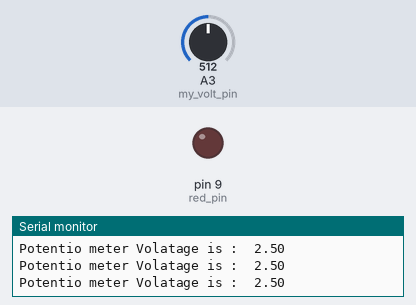
Simulated run of this sketch. Board: Arduino Uno, built with avr-gcc and run on an emulated ATmega328P. Parts: output pins drawn as LEDs (lit = HIGH), the last lines printed to the serial monitor. The test bench sets the inputs (shaded band); at power-on: A3 (my_volt_pin) = 512.

Above: at 1.2 s.
1.3 s: A3 (my_volt_pin) set to 809
2.8 s: A3 (my_volt_pin) set to 834
At 3.5 s:
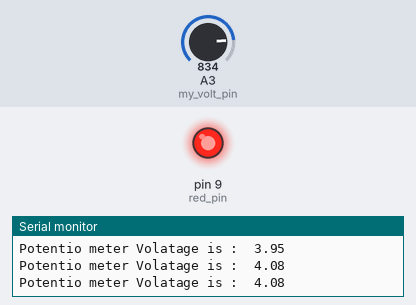
4.5 s: A3 (my_volt_pin) set to 716
At 4.8 s:
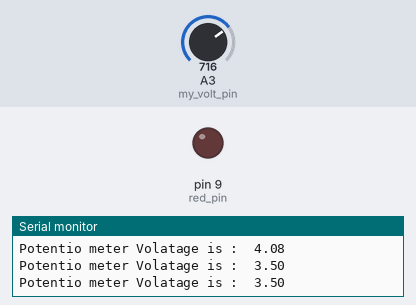
6.0 s: A3 (my_volt_pin) set to 900
At 7.3 s:
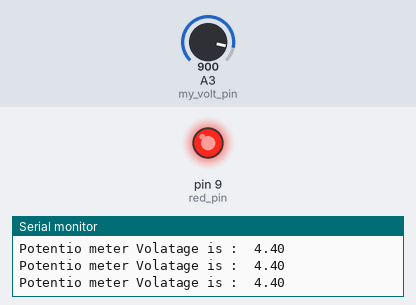
Timing chart, 0 to 8.5 s (numbered marks = the images above; inputs shaded):
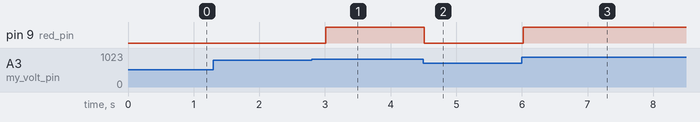

Measured:
- the behaviour switches between 818 and 819 on A3 (my_volt_pin) (found by bisection; images 0 and 1)
- after the input at 2.8 s, pin 9 (red_pin): LOW → HIGH after 0.21 s
- after the input at 4.5 s, pin 9 (red_pin): HIGH → LOW at once
- after the input at 6.0 s, pin 9 (red_pin): LOW → HIGH at once

The sketch:

sketch_oct04c.ino
```cpp
int my_volt_pin = A3;
int read_val;
float V2;
int delay_t = 250;
int red_pin = 9;


void setup() {
  Serial.begin(9600);
  pinMode(my_volt_pin , INPUT);
  pinMode(red_pin , OUTPUT);

}

void loop() {
  // put your main code here, to run repeatedly:
read_val = analogRead(my_volt_pin);
V2 = (5./1023.)*read_val;
Serial.print("Potentio meter Volatage is :  ");
  Serial.println(V2);

  if(V2 > 4.0){
    digitalWrite(red_pin , HIGH);
  }
  else{
    digitalWrite(red_pin , LOW);
  }


delay(delay_t);
}
```
